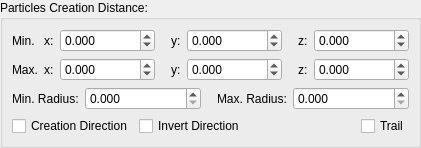
              <widget class="QGroupBox" name="groupBox_2">
               <property name="title">
                <string>Particles Creation Distance:</string>
               </property>
               <layout class="QVBoxLayout" name="verticalLayout_8">
                <property name="leftMargin">
                 <number>9</number>
                </property>
                <property name="topMargin">
                 <number>9</number>
                </property>
                <property name="rightMargin">
                 <number>9</number>
                </property>
                <property name="bottomMargin">
                 <number>9</number>
                </property>
                <item>
                 <widget class="QWidget" name="widget_8" native="true">
                  <layout class="QGridLayout" name="gridLayout_10">
                   <property name="leftMargin">
                    <number>0</number>
                   </property>
                   <property name="topMargin">
                    <number>0</number>
                   </property>
                   <property name="rightMargin">
                    <number>0</number>
                   </property>
                   <property name="bottomMargin">
                    <number>0</number>
                   </property>
                   <item row="0" column="3">
                    <spacer name="horizontalSpacer_5">
                     <property name="orientation">
                      <enum>Qt::Horizontal</enum>
                     </property>
                     <property name="sizeType">
                      <enum>QSizePolicy::Minimum</enum>
                     </property>
                     <property name="sizeHint" stdset="0">
                      <size>
                       <width>10</width>
                       <height>0</height>
                      </size>
                     </property>
                    </spacer>
                   </item>
                   <item row="1" column="0">
                    <widget class="QLabel" name="label">
                     <property name="text">
                      <string>Max.</string>
                     </property>
                    </widget>
                   </item>
                   <item row="1" column="7">
                    <widget class="QLabel" name="label_3">
                     <property name="text">
                      <string>z:</string>
                     </property>
                    </widget>
                   </item>
                   <item row="0" column="5">
                    <widget class="QDoubleSpinBox" name="txtMinCreationDistanceY">
                     <property name="sizePolicy">
                      <sizepolicy hsizetype="Expanding" vsizetype="Fixed">
                       <horstretch>0</horstretch>
                       <verstretch>0</verstretch>
                      </sizepolicy>
                     </property>
                     <property name="minimumSize">
                      <size>
                       <width>64</width>
                       <height>0</height>
                      </size>
                     </property>
                     <property name="decimals">
                      <number>3</number>
                     </property>
                     <property name="minimum">
                      <double>-99999999.998999997973442</double>
                     </property>
                     <property name="maximum">
                      <double>99999999.998999997973442</double>
                     </property>
                     <property name="singleStep">
                      <double>0.100000000000000</double>
                     </property>
                    </widget>
                   </item>
                   <item row="1" column="3">
                    <spacer name="horizontalSpacer_6">
                     <property name="orientation">
                      <enum>Qt::Horizontal</enum>
                     </property>
                     <property name="sizeType">
                      <enum>QSizePolicy::Minimum</enum>
                     </property>
                     <property name="sizeHint" stdset="0">
                      <size>
                       <width>10</width>
                       <height>0</height>
                      </size>
                     </property>
                    </spacer>
                   </item>
                   <item row="0" column="8">
                    <widget class="QDoubleSpinBox" name="txtMinCreationDistanceZ">
                     <property name="sizePolicy">
                      <sizepolicy hsizetype="Expanding" vsizetype="Fixed">
                       <horstretch>0</horstretch>
                       <verstretch>0</verstretch>
                      </sizepolicy>
                     </property>
                     <property name="minimumSize">
                      <size>
                       <width>64</width>
                       <height>0</height>
                      </size>
                     </property>
                     <property name="decimals">
                      <number>3</number>
                     </property>
                     <property name="minimum">
                      <double>-99999999.998999997973442</double>
                     </property>
                     <property name="maximum">
                      <double>99999999.998999997973442</double>
                     </property>
                     <property name="singleStep">
                      <double>0.100000000000000</double>
                     </property>
                    </widget>
                   </item>
                   <item row="0" column="4">
                    <widget class="QLabel" name="label_6">
                     <property name="text">
                      <string>y:</string>
                     </property>
                    </widget>
                   </item>
                   <item row="0" column="1">
                    <widget class="QLabel" name="label_8">
                     <property name="layoutDirection">
                      <enum>Qt::RightToLeft</enum>
                     </property>
                     <property name="text">
                      <string>x:</string>
                     </property>
                    </widget>
                   </item>
                   <item row="0" column="2">
                    <widget class="QDoubleSpinBox" name="txtMinCreationDistanceX">
                     <property name="sizePolicy">
                      <sizepolicy hsizetype="Expanding" vsizetype="Fixed">
                       <horstretch>0</horstretch>
                       <verstretch>0</verstretch>
                      </sizepolicy>
                     </property>
                     <property name="minimumSize">
                      <size>
                       <width>64</width>
                       <height>0</height>
                      </size>
                     </property>
                     <property name="decimals">
                      <number>3</number>
                     </property>
                     <property name="minimum">
                      <double>-99999999.998999997973442</double>
                     </property>
                     <property name="maximum">
                      <double>99999999.998999997973442</double>
                     </property>
                     <property name="singleStep">
                      <double>0.100000000000000</double>
                     </property>
                    </widget>
                   </item>
                   <item row="1" column="2">
                    <widget class="QDoubleSpinBox" name="txtMaxCreationDistanceX">
                     <property name="sizePolicy">
                      <sizepolicy hsizetype="Expanding" vsizetype="Fixed">
                       <horstretch>0</horstretch>
                       <verstretch>0</verstretch>
                      </sizepolicy>
                     </property>
                     <property name="minimumSize">
                      <size>
                       <width>64</width>
                       <height>0</height>
                      </size>
                     </property>
                     <property name="decimals">
                      <number>3</number>
                     </property>
                     <property name="minimum">
                      <double>-99999999.998999997973442</double>
                     </property>
                     <property name="maximum">
                      <double>99999999.998999997973442</double>
                     </property>
                     <property name="singleStep">
                      <double>0.100000000000000</double>
                     </property>
                     <property name="value">
                      <double>0.000000000000000</double>
                     </property>
                    </widget>
                   </item>
                   <item row="1" column="4">
                    <widget class="QLabel" name="label_2">
                     <property name="text">
                      <string>y:</string>
                     </property>
                    </widget>
                   </item>
                   <item row="1" column="5">
                    <widget class="QDoubleSpinBox" name="txtMaxCreationDistanceY">
                     <property name="sizePolicy">
                      <sizepolicy hsizetype="Expanding" vsizetype="Fixed">
                       <horstretch>0</horstretch>
                       <verstretch>0</verstretch>
                      </sizepolicy>
                     </property>
                     <property name="minimumSize">
                      <size>
                       <width>64</width>
                       <height>0</height>
                      </size>
                     </property>
                     <property name="decimals">
                      <number>3</number>
                     </property>
                     <property name="minimum">
                      <double>-99999999.998999997973442</double>
                     </property>
                     <property name="maximum">
                      <double>99999999.998999997973442</double>
                     </property>
                     <property name="singleStep">
                      <double>0.100000000000000</double>
                     </property>
                    </widget>
                   </item>
                   <item row="0" column="0">
                    <widget class="QLabel" name="label_5">
                     <property name="text">
                      <string>Min.</string>
                     </property>
                    </widget>
                   </item>
                   <item row="1" column="8">
                    <widget class="QDoubleSpinBox" name="txtMaxCreationDistanceZ">
                     <property name="sizePolicy">
                      <sizepolicy hsizetype="Expanding" vsizetype="Fixed">
                       <horstretch>0</horstretch>
                       <verstretch>0</verstretch>
                      </sizepolicy>
                     </property>
                     <property name="minimumSize">
                      <size>
                       <width>64</width>
                       <height>0</height>
                      </size>
                     </property>
                     <property name="decimals">
                      <number>3</number>
                     </property>
                     <property name="minimum">
                      <double>-99999999.998999997973442</double>
                     </property>
                     <property name="maximum">
                      <double>99999999.998999997973442</double>
                     </property>
                     <property name="singleStep">
                      <double>0.100000000000000</double>
                     </property>
                    </widget>
                   </item>
                   <item row="0" column="7">
                    <widget class="QLabel" name="label_7">
                     <property name="text">
                      <string>z:</string>
                     </property>
                    </widget>
                   </item>
                   <item row="1" column="1">
                    <widget class="QLabel" name="label_4">
                     <property name="text">
                      <string>x:</string>
                     </property>
                    </widget>
                   </item>
                   <item row="0" column="6">
                    <spacer name="horizontalSpacer_7">
                     <property name="orientation">
                      <enum>Qt::Horizontal</enum>
                     </property>
                     <property name="sizeType">
                      <enum>QSizePolicy::Minimum</enum>
                     </property>
                     <property name="sizeHint" stdset="0">
                      <size>
                       <width>10</width>
                       <height>0</height>
                      </size>
                     </property>
                    </spacer>
                   </item>
                   <item row="1" column="6">
                    <spacer name="horizontalSpacer_8">
                     <property name="orientation">
                      <enum>Qt::Horizontal</enum>
                     </property>
                     <property name="sizeType">
                      <enum>QSizePolicy::Minimum</enum>
                     </property>
                     <property name="sizeHint" stdset="0">
                      <size>
                       <width>10</width>
                       <height>0</height>
                      </size>
                     </property>
                    </spacer>
                   </item>
                  </layout>
                 </widget>
                </item>
                <item>
                 <widget class="QWidget" name="widget_9" native="true">
                  <layout class="QHBoxLayout" name="horizontalLayout_10">
                   <property name="leftMargin">
                    <number>0</number>
                   </property>
                   <property name="topMargin">
                    <number>0</number>
                   </property>
                   <property name="rightMargin">
                    <number>0</number>
                   </property>
                   <property name="bottomMargin">
                    <number>0</number>
                   </property>
                   <item>
                    <widget class="QLabel" name="label_16">
                     <property name="text">
                      <string>Min. Radius:</string>
                     </property>
                    </widget>
                   </item>
                   <item>
                    <widget class="QDoubleSpinBox" name="txtMinRadius">
                     <property name="sizePolicy">
                      <sizepolicy hsizetype="Expanding" vsizetype="Fixed">
                       <horstretch>0</horstretch>
                       <verstretch>0</verstretch>
                      </sizepolicy>
                     </property>
                     <property name="minimumSize">
                      <size>
                       <width>64</width>
                       <height>0</height>
                      </size>
                     </property>
                     <property name="decimals">
                      <number>3</number>
                     </property>
                     <property name="maximum">
                      <double>99999999.998999997973442</double>
                     </property>
                     <property name="singleStep">
                      <double>0.100000000000000</double>
                     </property>
                    </widget>
                   </item>
                   <item>
                    <spacer name="horizontalSpacer_9">
                     <property name="orientation">
                      <enum>Qt::Horizontal</enum>
                     </property>
                     <property name="sizeType">
                      <enum>QSizePolicy::Minimum</enum>
                     </property>
                     <property name="sizeHint" stdset="0">
                      <size>
                       <width>10</width>
                       <height>0</height>
                      </size>
                     </property>
                    </spacer>
                   </item>
                   <item>
                    <widget class="QLabel" name="label_17">
                     <property name="text">
                      <string>Max. Radius:</string>
                     </property>
                    </widget>
                   </item>
                   <item>
                    <widget class="QDoubleSpinBox" name="txtMaxRadius">
                     <property name="sizePolicy">
                      <sizepolicy hsizetype="Expanding" vsizetype="Fixed">
                       <horstretch>0</horstretch>
                       <verstretch>0</verstretch>
                      </sizepolicy>
                     </property>
                     <property name="minimumSize">
                      <size>
                       <width>64</width>
                       <height>0</height>
                      </size>
                     </property>
                     <property name="decimals">
                      <number>3</number>
                     </property>
                     <property name="maximum">
                      <double>99999999.998999997973442</double>
                     </property>
                     <property name="singleStep">
                      <double>0.100000000000000</double>
                     </property>
                    </widget>
                   </item>
                  </layout>
                 </widget>
                </item>
                <item>
                 <widget class="QWidget" name="widget_10" native="true">
                  <layout class="QHBoxLayout" name="horizontalLayout_11">
                   <property name="leftMargin">
                    <number>0</number>
                   </property>
                   <property name="topMargin">
                    <number>0</number>
                   </property>
                   <property name="rightMargin">
                    <number>0</number>
                   </property>
                   <property name="bottomMargin">
                    <number>0</number>
                   </property>
                   <item>
                    <widget class="QCheckBox" name="chkCreationDirection">
                     <property name="text">
                      <string>Creation Direction</string>
                     </property>
                    </widget>
                   </item>
                   <item>
                    <widget class="QCheckBox" name="chkInvertedDirection">
                     <property name="sizePolicy">
                      <sizepolicy hsizetype="Expanding" vsizetype="Fixed">
                       <horstretch>0</horstretch>
                       <verstretch>0</verstretch>
                      </sizepolicy>
                     </property>
                     <property name="layoutDirection">
                      <enum>Qt::LeftToRight</enum>
                     </property>
                     <property name="text">
                      <string>Invert Direction</string>
                     </property>
                    </widget>
                   </item>
                   <item>
                    <widget class="QCheckBox" name="chkTrail">
                     <property name="text">
                      <string>Trail</string>
                     </property>
                    </widget>
                   </item>
                  </layout>
                 </widget>
                </item>
               </layout>
              </widget>
